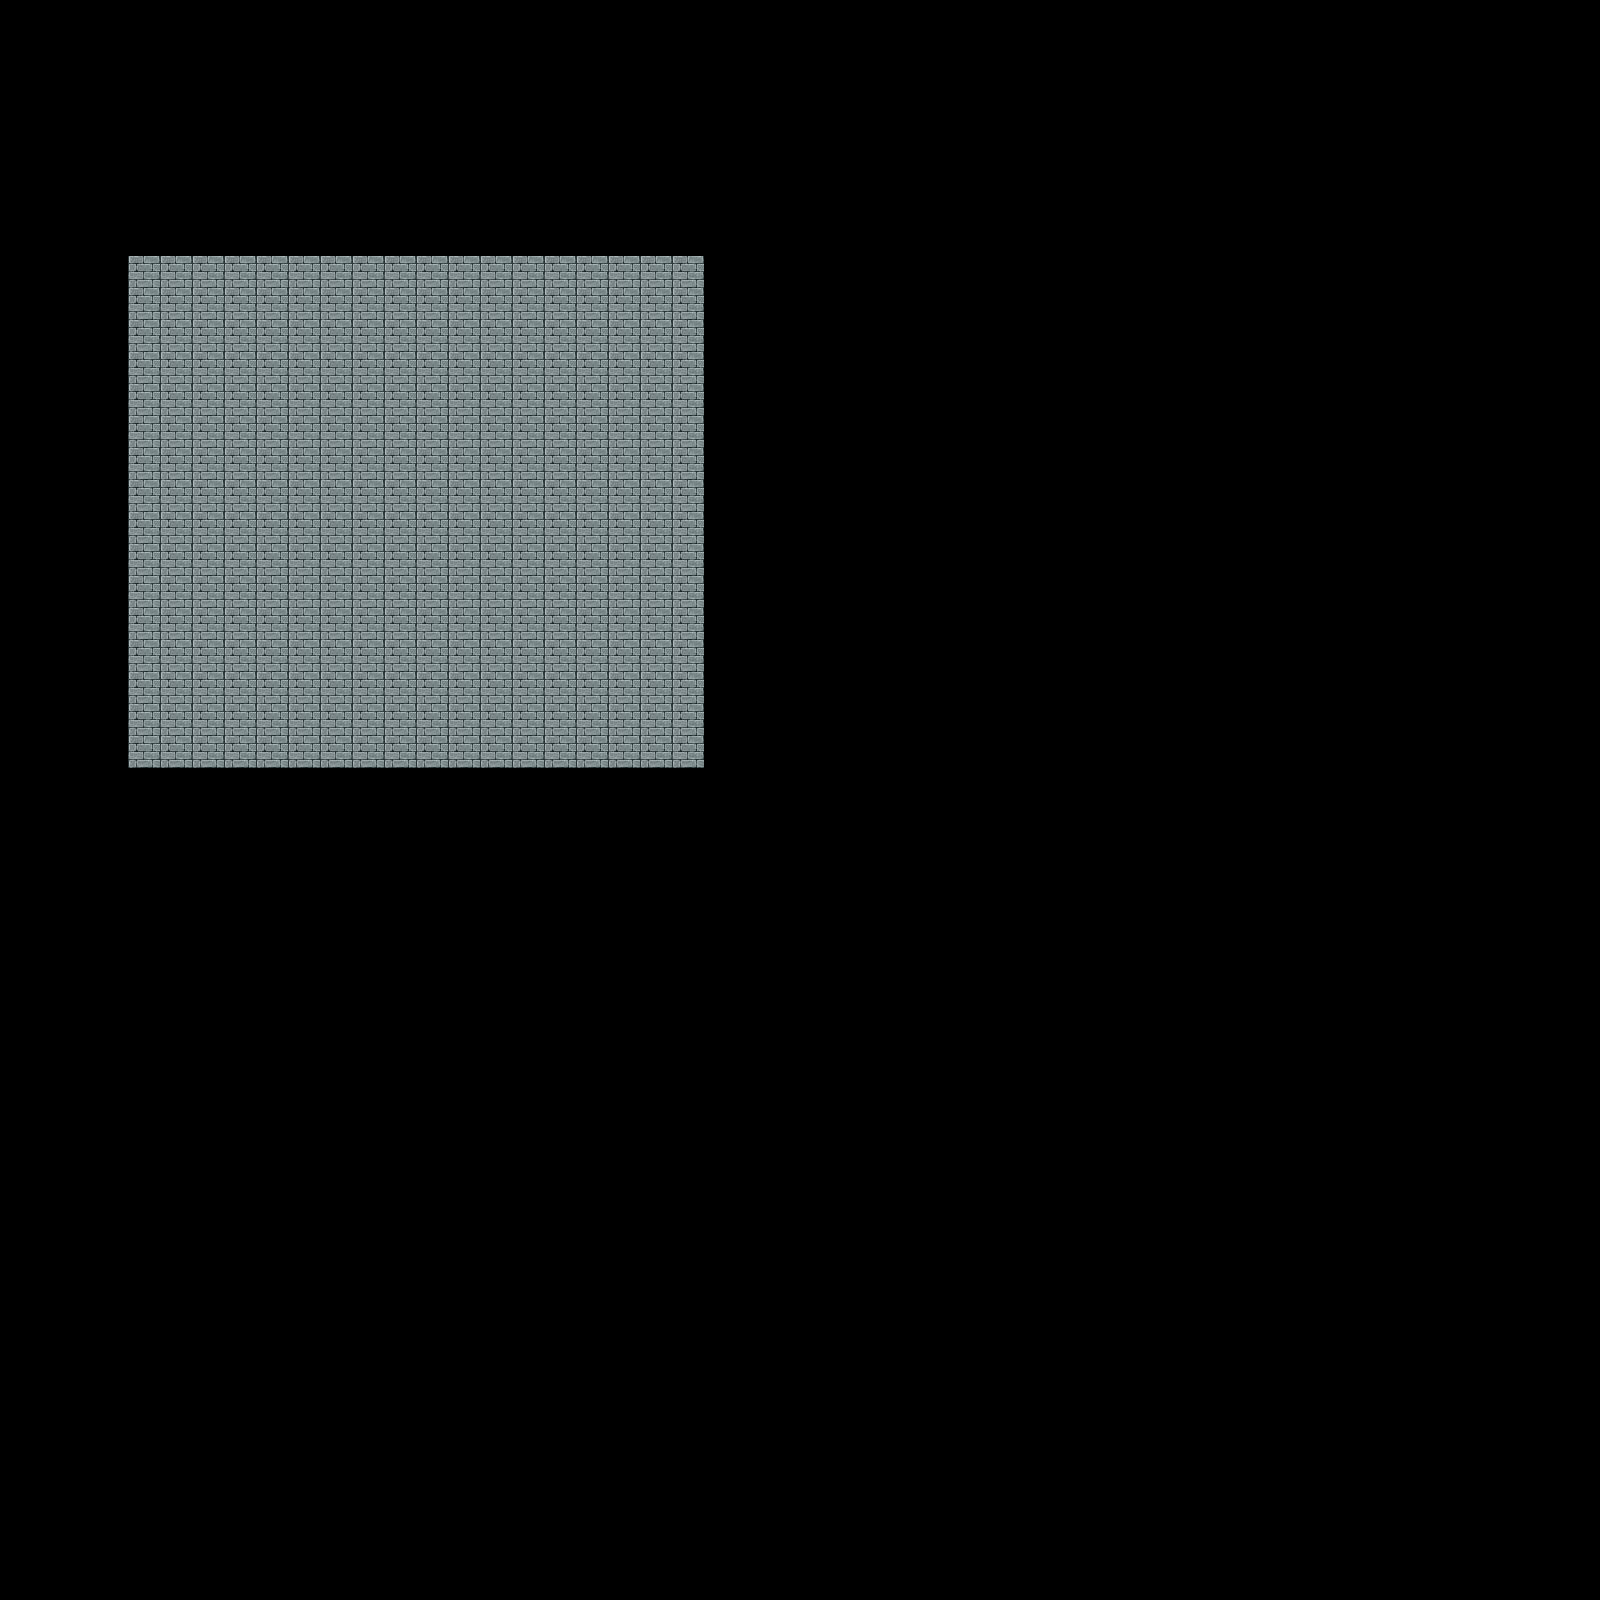

Below is a game level as drawn by its tile map, then a one-line description and the .tmx file that defines it, in full:
An orthogonal 50x50 tile map with 32x32 px tiles, 1 tile layer (Capa de Patrones 1), 7 tilesets.

<map version="1.0" tiledversion="1.0.3" orientation="orthogonal" renderorder="right-down" width="50" height="50" tilewidth="32" tileheight="32" nextobjectid="1">
 <tileset firstgid="1" name="esc1" tilewidth="32" tileheight="32" tilecount="256" columns="16">
  <image source="esc1.png" width="512" height="512" />
 </tileset>
 <tileset firstgid="257" name="esc2" tilewidth="32" tileheight="32" tilecount="456" columns="19">
  <image source="esc2.png" width="611" height="770" />
 </tileset>
 <tileset firstgid="713" name="esc3" tilewidth="32" tileheight="32" tilecount="256" columns="16">
  <image source="esc3.png" width="512" height="512" />
 </tileset>
 <tileset firstgid="969" name="ext1" tilewidth="32" tileheight="32" tilecount="256" columns="16">
  <image source="ext1.jpg" width="512" height="512" />
 </tileset>
 <tileset firstgid="1225" name="ext2" tilewidth="32" tileheight="32" tilecount="256" columns="16">
  <image source="ext2.png" width="512" height="512" />
 </tileset>
 <tileset firstgid="1481" name="pisos2" tilewidth="32" tileheight="32" tilecount="192" columns="16">
  <image source="pisos2.jpg" width="512" height="384" />
 </tileset>
 <tileset firstgid="1673" name="pisos1" tilewidth="32" tileheight="32" tilecount="192" columns="16">
  <image source="pisos1.png" width="512" height="384" />
 </tileset>
 <layer name="Capa de Patrones 1" width="50" height="50">
  <data encoding="csv">
0,0,0,0,0,0,0,0,0,0,0,0,0,0,0,0,0,0,0,0,0,0,0,0,0,0,0,0,0,0,0,0,0,0,0,0,0,0,0,0,0,0,0,0,0,0,0,0,0,0,
0,0,0,0,0,0,0,0,0,0,0,0,0,0,0,0,0,0,0,0,0,0,0,0,0,0,0,0,0,0,0,0,0,0,0,0,0,0,0,0,0,0,0,0,0,0,0,0,0,0,
0,0,0,0,0,0,0,0,0,0,0,0,0,0,0,0,0,0,0,0,0,0,0,0,0,0,0,0,0,0,0,0,0,0,0,0,0,0,0,0,0,0,0,0,0,0,0,0,0,0,
0,0,0,0,0,0,0,0,0,0,0,0,0,0,0,0,0,0,0,0,0,0,0,0,0,0,0,0,0,0,0,0,0,0,0,0,0,0,0,0,0,0,0,0,0,0,0,0,0,0,
0,0,0,0,0,0,0,0,0,0,0,0,0,0,0,0,0,0,0,0,0,0,0,0,0,0,0,0,0,0,0,0,0,0,0,0,0,0,0,0,0,0,0,0,0,0,0,0,0,0,
0,0,0,0,0,0,0,0,0,0,0,0,0,0,0,0,0,0,0,0,0,0,0,0,0,0,0,0,0,0,0,0,0,0,0,0,0,0,0,0,0,0,0,0,0,0,0,0,0,0,
0,0,0,0,0,0,0,0,0,0,0,0,0,0,0,0,0,0,0,0,0,0,0,0,0,0,0,0,0,0,0,0,0,0,0,0,0,0,0,0,0,0,0,0,0,0,0,0,0,0,
0,0,0,0,0,0,0,0,0,0,0,0,0,0,0,0,0,0,0,0,0,0,0,0,0,0,0,0,0,0,0,0,0,0,0,0,0,0,0,0,0,0,0,0,0,0,0,0,0,0,
0,0,0,0,1481,1481,1481,1481,1481,1481,1481,1481,1481,1481,1481,1481,1481,1481,1481,1481,1481,1481,0,0,0,0,0,0,0,0,0,0,0,0,0,0,0,0,0,0,0,0,0,0,0,0,0,0,0,0,
0,0,0,0,1481,1481,1481,1481,1481,1481,1481,1481,1481,1481,1481,1481,1481,1481,1481,1481,1481,1481,0,0,0,0,0,0,0,0,0,0,0,0,0,0,0,0,0,0,0,0,0,0,0,0,0,0,0,0,
0,0,0,0,1481,1481,1481,1481,1481,1481,1481,1481,1481,1481,1481,1481,1481,1481,1481,1481,1481,1481,0,0,0,0,0,0,0,0,0,0,0,0,0,0,0,0,0,0,0,0,0,0,0,0,0,0,0,0,
0,0,0,0,1481,1481,1481,1481,1481,1481,1481,1481,1481,1481,1481,1481,1481,1481,1481,1481,1481,1481,0,0,0,0,0,0,0,0,0,0,0,0,0,0,0,0,0,0,0,0,0,0,0,0,0,0,0,0,
0,0,0,0,1481,1481,1481,1481,1481,1481,1481,1481,1481,1481,1481,1481,1481,1481,1481,1481,1481,1481,0,0,0,0,0,0,0,0,0,0,0,0,0,0,0,0,0,0,0,0,0,0,0,0,0,0,0,0,
0,0,0,0,1481,1481,1481,1481,1481,1481,1481,1481,1481,1481,1481,1481,1481,1481,1481,1481,1481,1481,0,0,0,0,0,0,0,0,0,0,0,0,0,0,0,0,0,0,0,0,0,0,0,0,0,0,0,0,
0,0,0,0,1481,1481,1481,1481,1481,1481,1481,1481,1481,1481,1481,1481,1481,1481,1481,1481,1481,1481,0,0,0,0,0,0,0,0,0,0,0,0,0,0,0,0,0,0,0,0,0,0,0,0,0,0,0,0,
0,0,0,0,1481,1481,1481,1481,1481,1481,1481,1481,1481,1481,1481,1481,1481,1481,1481,1481,1481,1481,0,0,0,0,0,0,0,0,0,0,0,0,0,0,0,0,0,0,0,0,0,0,0,0,0,0,0,0,
0,0,0,0,1481,1481,1481,1481,1481,1481,1481,1481,1481,1481,1481,1481,1481,1481,1481,1481,1481,1481,0,0,0,0,0,0,0,0,0,0,0,0,0,0,0,0,0,0,0,0,0,0,0,0,0,0,0,0,
0,0,0,0,1481,1481,1481,1481,1481,1481,1481,1481,1481,1481,1481,1481,1481,1481,1481,1481,1481,1481,0,0,0,0,0,0,0,0,0,0,0,0,0,0,0,0,0,0,0,0,0,0,0,0,0,0,0,0,
0,0,0,0,1481,1481,1481,1481,1481,1481,1481,1481,1481,1481,1481,1481,1481,1481,1481,1481,1481,1481,0,0,0,0,0,0,0,0,0,0,0,0,0,0,0,0,0,0,0,0,0,0,0,0,0,0,0,0,
0,0,0,0,1481,1481,1481,1481,1481,1481,1481,1481,1481,1481,1481,1481,1481,1481,1481,1481,1481,1481,0,0,0,0,0,0,0,0,0,0,0,0,0,0,0,0,0,0,0,0,0,0,0,0,0,0,0,0,
0,0,0,0,1481,1481,1481,1481,1481,1481,1481,1481,1481,1481,1481,1481,1481,1481,1481,1481,1481,1481,0,0,0,0,0,0,0,0,0,0,0,0,0,0,0,0,0,0,0,0,0,0,0,0,0,0,0,0,
0,0,0,0,1481,1481,1481,1481,1481,1481,1481,1481,1481,1481,1481,1481,1481,1481,1481,1481,1481,1481,0,0,0,0,0,0,0,0,0,0,0,0,0,0,0,0,0,0,0,0,0,0,0,0,0,0,0,0,
0,0,0,0,1481,1481,1481,1481,1481,1481,1481,1481,1481,1481,1481,1481,1481,1481,1481,1481,1481,1481,0,0,0,0,0,0,0,0,0,0,0,0,0,0,0,0,0,0,0,0,0,0,0,0,0,0,0,0,
0,0,0,0,1481,1481,1481,1481,1481,1481,1481,1481,1481,1481,1481,1481,1481,1481,1481,1481,1481,1481,0,0,0,0,0,0,0,0,0,0,0,0,0,0,0,0,0,0,0,0,0,0,0,0,0,0,0,0,
0,0,0,0,0,0,0,0,0,0,0,0,0,0,0,0,0,0,0,0,0,0,0,0,0,0,0,0,0,0,0,0,0,0,0,0,0,0,0,0,0,0,0,0,0,0,0,0,0,0,
0,0,0,0,0,0,0,0,0,0,0,0,0,0,0,0,0,0,0,0,0,0,0,0,0,0,0,0,0,0,0,0,0,0,0,0,0,0,0,0,0,0,0,0,0,0,0,0,0,0,
0,0,0,0,0,0,0,0,0,0,0,0,0,0,0,0,0,0,0,0,0,0,0,0,0,0,0,0,0,0,0,0,0,0,0,0,0,0,0,0,0,0,0,0,0,0,0,0,0,0,
0,0,0,0,0,0,0,0,0,0,0,0,0,0,0,0,0,0,0,0,0,0,0,0,0,0,0,0,0,0,0,0,0,0,0,0,0,0,0,0,0,0,0,0,0,0,0,0,0,0,
0,0,0,0,0,0,0,0,0,0,0,0,0,0,0,0,0,0,0,0,0,0,0,0,0,0,0,0,0,0,0,0,0,0,0,0,0,0,0,0,0,0,0,0,0,0,0,0,0,0,
0,0,0,0,0,0,0,0,0,0,0,0,0,0,0,0,0,0,0,0,0,0,0,0,0,0,0,0,0,0,0,0,0,0,0,0,0,0,0,0,0,0,0,0,0,0,0,0,0,0,
0,0,0,0,0,0,0,0,0,0,0,0,0,0,0,0,0,0,0,0,0,0,0,0,0,0,0,0,0,0,0,0,0,0,0,0,0,0,0,0,0,0,0,0,0,0,0,0,0,0,
0,0,0,0,0,0,0,0,0,0,0,0,0,0,0,0,0,0,0,0,0,0,0,0,0,0,0,0,0,0,0,0,0,0,0,0,0,0,0,0,0,0,0,0,0,0,0,0,0,0,
0,0,0,0,0,0,0,0,0,0,0,0,0,0,0,0,0,0,0,0,0,0,0,0,0,0,0,0,0,0,0,0,0,0,0,0,0,0,0,0,0,0,0,0,0,0,0,0,0,0,
0,0,0,0,0,0,0,0,0,0,0,0,0,0,0,0,0,0,0,0,0,0,0,0,0,0,0,0,0,0,0,0,0,0,0,0,0,0,0,0,0,0,0,0,0,0,0,0,0,0,
0,0,0,0,0,0,0,0,0,0,0,0,0,0,0,0,0,0,0,0,0,0,0,0,0,0,0,0,0,0,0,0,0,0,0,0,0,0,0,0,0,0,0,0,0,0,0,0,0,0,
0,0,0,0,0,0,0,0,0,0,0,0,0,0,0,0,0,0,0,0,0,0,0,0,0,0,0,0,0,0,0,0,0,0,0,0,0,0,0,0,0,0,0,0,0,0,0,0,0,0,
0,0,0,0,0,0,0,0,0,0,0,0,0,0,0,0,0,0,0,0,0,0,0,0,0,0,0,0,0,0,0,0,0,0,0,0,0,0,0,0,0,0,0,0,0,0,0,0,0,0,
0,0,0,0,0,0,0,0,0,0,0,0,0,0,0,0,0,0,0,0,0,0,0,0,0,0,0,0,0,0,0,0,0,0,0,0,0,0,0,0,0,0,0,0,0,0,0,0,0,0,
0,0,0,0,0,0,0,0,0,0,0,0,0,0,0,0,0,0,0,0,0,0,0,0,0,0,0,0,0,0,0,0,0,0,0,0,0,0,0,0,0,0,0,0,0,0,0,0,0,0,
0,0,0,0,0,0,0,0,0,0,0,0,0,0,0,0,0,0,0,0,0,0,0,0,0,0,0,0,0,0,0,0,0,0,0,0,0,0,0,0,0,0,0,0,0,0,0,0,0,0,
0,0,0,0,0,0,0,0,0,0,0,0,0,0,0,0,0,0,0,0,0,0,0,0,0,0,0,0,0,0,0,0,0,0,0,0,0,0,0,0,0,0,0,0,0,0,0,0,0,0,
0,0,0,0,0,0,0,0,0,0,0,0,0,0,0,0,0,0,0,0,0,0,0,0,0,0,0,0,0,0,0,0,0,0,0,0,0,0,0,0,0,0,0,0,0,0,0,0,0,0,
0,0,0,0,0,0,0,0,0,0,0,0,0,0,0,0,0,0,0,0,0,0,0,0,0,0,0,0,0,0,0,0,0,0,0,0,0,0,0,0,0,0,0,0,0,0,0,0,0,0,
0,0,0,0,0,0,0,0,0,0,0,0,0,0,0,0,0,0,0,0,0,0,0,0,0,0,0,0,0,0,0,0,0,0,0,0,0,0,0,0,0,0,0,0,0,0,0,0,0,0,
0,0,0,0,0,0,0,0,0,0,0,0,0,0,0,0,0,0,0,0,0,0,0,0,0,0,0,0,0,0,0,0,0,0,0,0,0,0,0,0,0,0,0,0,0,0,0,0,0,0,
0,0,0,0,0,0,0,0,0,0,0,0,0,0,0,0,0,0,0,0,0,0,0,0,0,0,0,0,0,0,0,0,0,0,0,0,0,0,0,0,0,0,0,0,0,0,0,0,0,0,
0,0,0,0,0,0,0,0,0,0,0,0,0,0,0,0,0,0,0,0,0,0,0,0,0,0,0,0,0,0,0,0,0,0,0,0,0,0,0,0,0,0,0,0,0,0,0,0,0,0,
0,0,0,0,0,0,0,0,0,0,0,0,0,0,0,0,0,0,0,0,0,0,0,0,0,0,0,0,0,0,0,0,0,0,0,0,0,0,0,0,0,0,0,0,0,0,0,0,0,0,
0,0,0,0,0,0,0,0,0,0,0,0,0,0,0,0,0,0,0,0,0,0,0,0,0,0,0,0,0,0,0,0,0,0,0,0,0,0,0,0,0,0,0,0,0,0,0,0,0,0,
0,0,0,0,0,0,0,0,0,0,0,0,0,0,0,0,0,0,0,0,0,0,0,0,0,0,0,0,0,0,0,0,0,0,0,0,0,0,0,0,0,0,0,0,0,0,0,0,0,0
</data>
 </layer>
</map>
